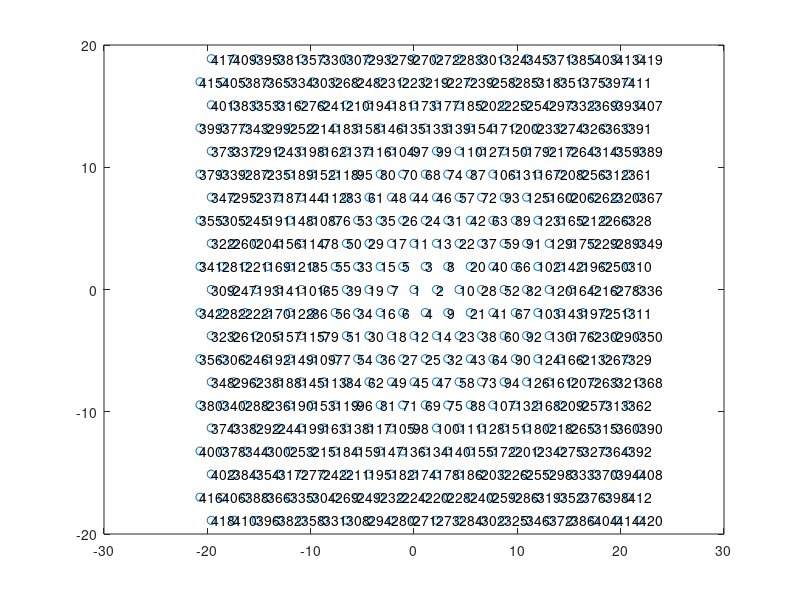
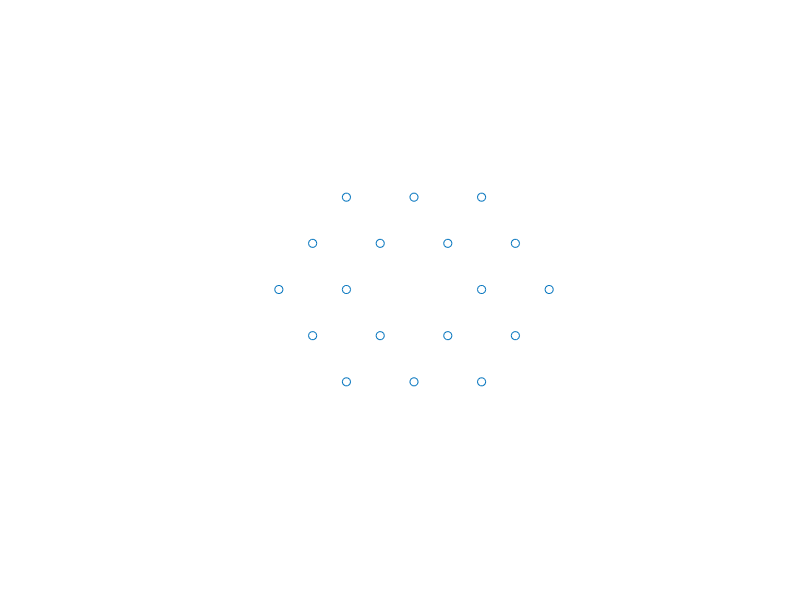
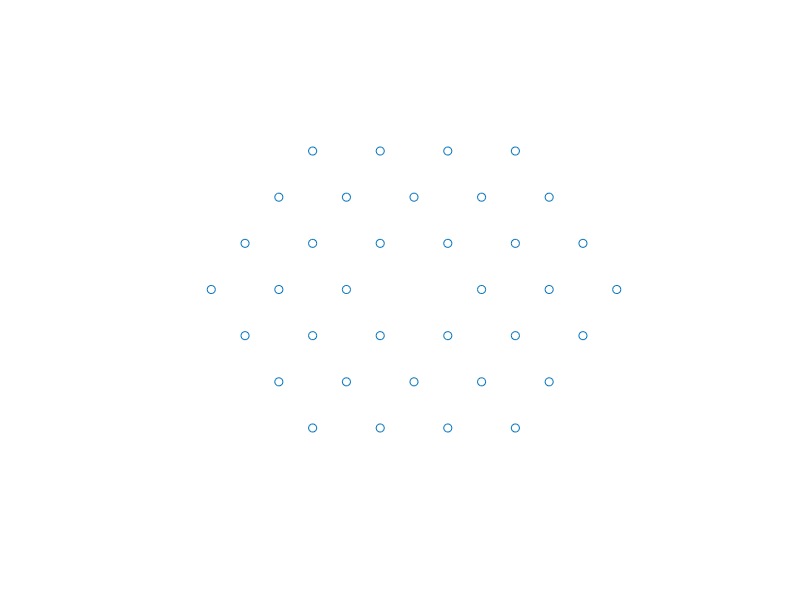
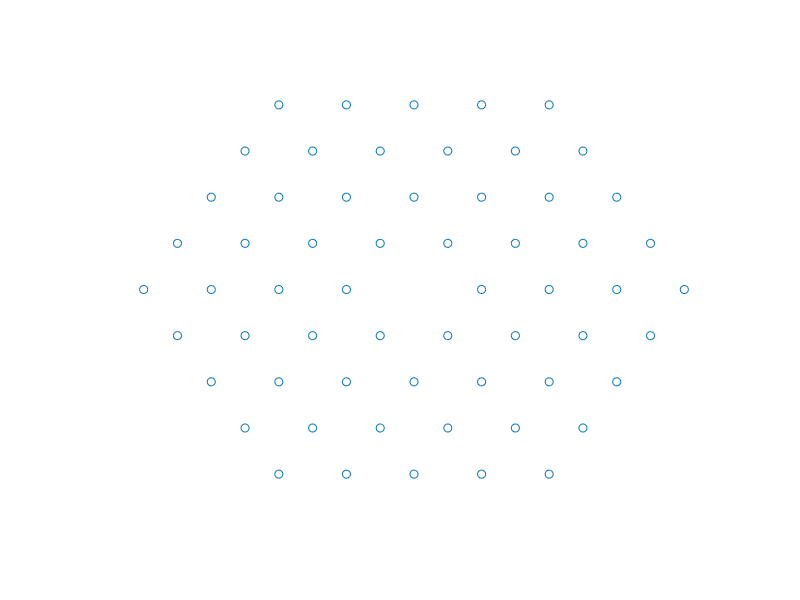

Reproduce these figures in MATLAB, in order.
clear all
close all

N = 20;

% first gen first line
% attraction is 2.158, dl is 2.2
a = 2.18/2.0;
tag = 'd=2.18'
size = N;
    line_y = zeros(size,1);
    line_x = 2*a*[1:size]';
    config = [line_x line_y];
    for i = 1:size
        line_x = 2*a*[1:size]' - a;
        line_y = line_y + sqrt(3)*a;
        if(mod(i,2) == 0)
            line_x = 2*a*[1:size]';
        end
        config = [config; line_x line_y];
    end
    
    config(:,1) = config(:,1) - mean(config(:,1));
    config(:,2) = config(:,2) - mean(config(:,2));
    rx = config(:,1);
    ry = config(:,2);
rz = zeros(length(rx),1);

dist = rx.^2 + ry.^2;
[B, index] = sort(dist);

phi = randn(length(rx),1);
theta = zeros(length(rx),1);
config = [];


config = [[1:length(rx)]' rx(index) ry(index) rz phi theta];



config(:,2)=config(:,2)-config(1,2);
config(:,3)=config(:,3)-config(1,3);
figure(1)
plot(config(:,2),config(:,3),'linestyle','none','marker','o');

np = length(config(:,2));

for i = 1:np
    figure(1)
    x1 = config(i,2);
    y1 = config(i,3);
    txt1 = num2str(i);
    text(x1,y1,txt1);
end

targetSubset = [3 4 7];
configSubset = config(targetSubset,:);
dlmwrite(['target_3p' tag '.txt'],configSubset,'delimiter','\t');
figure(3)
plot(configSubset(:,2),configSubset(:,3),'linestyle','none','marker','o');
xlim([-10 10])
ylim([-10 10])
axis off

targetSubset = [2:7];
configSubset = config(targetSubset,:);
dlmwrite(['target_6p' tag '.txt'],configSubset,'delimiter','\t');
figure(4)
plot(configSubset(:,2),configSubset(:,3),'linestyle','none','marker','o');
xlim([-10 10])
ylim([-10 10])
axis off


targetSubset = [2:19];
configSubset = config(targetSubset,:);
dlmwrite(['target_18p' tag '.txt'],configSubset,'delimiter','\t');
figure(5)
plot(configSubset(:,2),configSubset(:,3),'linestyle','none','marker','o');
xlim([-10 10])
ylim([-10 10])
axis off

targetSubset = [2:36 39];
configSubset = config(targetSubset,:);
dlmwrite(['target_36p' tag '.txt'],configSubset,'delimiter','\t');
figure(6)
plot(configSubset(:,2),configSubset(:,3),'linestyle','none','marker','o');
xlim([-10 10])
ylim([-10 10])
axis off


targetSubset = [2:65];
targetSubset = setdiff(targetSubset,[64 59 60 63]);
configSubset = config(targetSubset,:);
dlmwrite(['target_60p' tag '.txt'],configSubset,'delimiter','\t');
figure(7)
plot(configSubset(:,2),configSubset(:,3),'linestyle','none','marker','o');
xlim([-10 10])
ylim([-10 10])
axis off


targetSubset = [2:101];
targetSubset = setdiff(targetSubset,[98 100 93 89 92 91 90 94 97 99]);
configSubset = config(targetSubset,:);
dlmwrite(['target_90p' tag '.txt'],configSubset,'delimiter','\t');
figure(8)
plot(configSubset(:,2),configSubset(:,3),'linestyle','none','marker','o');
xlim([-15 15])
ylim([-15 15])
axis off




configSubset = config([100:290],:);
dlmwrite('config_forlocking.txt',configSubset,'delimiter','\t');